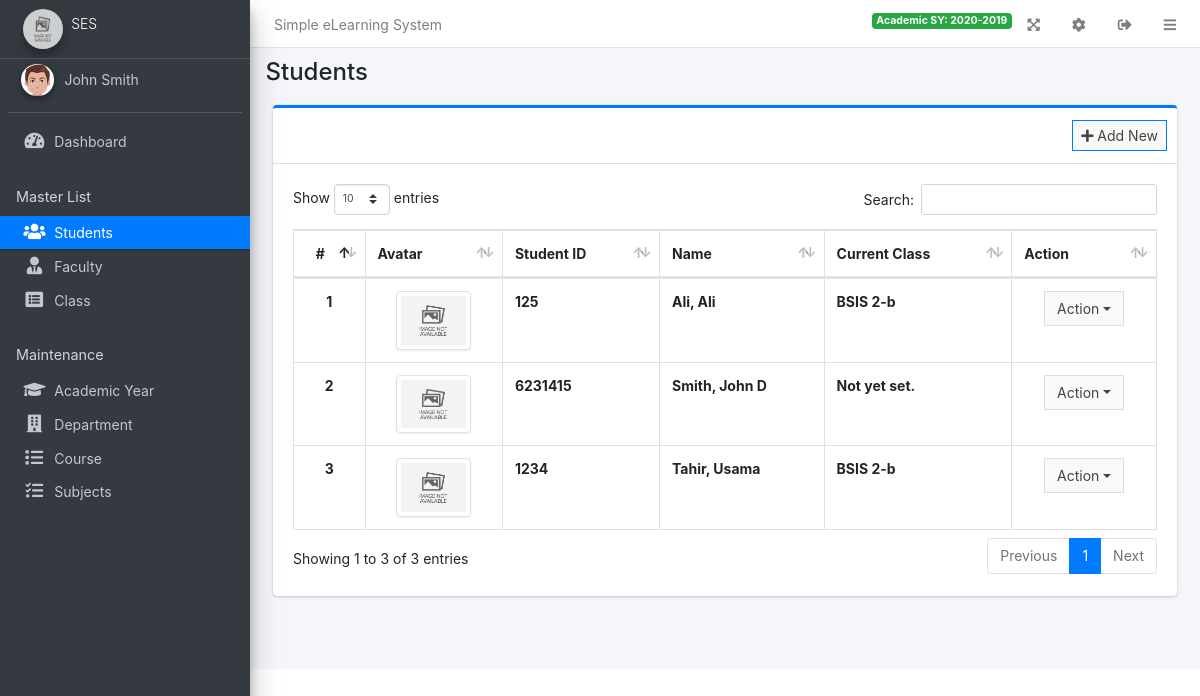
Page /admin/?page=students (signed in) on the committed database.
### tables this page shows
CREATE TABLE `students` (
  `id` int(30) NOT NULL,
  `student_id` varchar(50) NOT NULL,
  `firstname` varchar(150) NOT NULL,
  `middlename` varchar(150) NOT NULL,
  `lastname` varchar(150) NOT NULL,
  `email` varchar(250) NOT NULL,
  `contact` varchar(150) NOT NULL,
  `gender` varchar(20) NOT NULL,
  `address` text DEFAULT NULL,
  `password` text DEFAULT NULL,
  `dob` int(11) NOT NULL,
  `avatar` text DEFAULT NULL
);

### config.php (called while the page is built, shortened)
<?php
require_once('classes/DBConnection.php');
require_once('classes/SystemSettings.php');
function validate_image($file){
	if(!empty($file)){
		if(is_file(base_app.$file)){
			return base_url.$file;
		}else{
			return base_url.'dist/img/no-image-available.png';
		}
	}else{
		return base_url.'dist/img/no-image-available.png';
	}
}
function isMobileDevice(){
    $aMobileUA = array(
        '/iphone/i' => 'iPhone',
        '/ipod/i' => 'iPod',
        '/ipad/i' => 'iPad',
        '/android/i' => 'Android',
        '/blackberry/i' => 'BlackBerry',
        '/webos/i' => 'Mobile'
    );
    return false;
}
?>

### classes/DBConnection.php (called while the page is built, shortened)
<?php
class DBConnection{
    private $host = DB_SERVER;
    private $username = DB_USERNAME;
    private $password = DB_PASSWORD;
    private $database = DB_NAME;
    public $conn;
    public function __construct(){
        if (!isset($this->conn)) {
            $this->conn = new mysqli($this->host, $this->username, $this->password, $this->database);
        }
    }
}
?>

### classes/SystemSettings.php (called while the page is built, shortened)
<?php
class SystemSettings extends DBConnection{
	function userdata($field = ''){
		if(!empty($field)){
			if(isset($_SESSION['userdata'][$field]))
				return $_SESSION['userdata'][$field];
			else
				return null;
		}else{
			return false;
		}
	}
	function info($field=''){
		if(!empty($field)){
			if(isset($_SESSION['system_info'][$field]))
				return $_SESSION['system_info'][$field];
			else
				return false;
		}else{
			return false;
		}
	}
}
$_settings = new SystemSettings();
?>

### admin/students/index.php (the view, shortened to what this page needs)
<div class="col-lg-12">
	<div class="card card-outline card-primary">
		<div class="card-header">
			<div class="card-tools">
				<a class="btn btn-block btn-sm btn-default btn-flat border-primary new_student" href="javascript:void(0)"><i class="fa fa-plus"></i> Add New</a>
			</div>
		</div>
		<div class="card-body">
			<table class="table tabe-hover table-bordered" id="list">
				<thead>
					<tr>
						<th class="text-center">#</th>
						<th>Avatar</th>
						<th>Student ID</th>
						<th>Name</th>
						<th>Current Class</th>
						<th>Action</th>
					</tr>
				</thead>
				<tbody>
					<?php
					$i = 1;
					$qry = $conn->query("SELECT *,CONCAT(firstname,' ', middlename,' ',lastname) as name FROM students order by CONCAT(firstname,' ', middlename,' ',lastname) asc ");
					while($row= $qry->fetch_assoc()):
						$class = $conn->query("SELECT sc.*, d.department, CONCAT(co.course, ' ', c.level, '-',c.section) as class FROM student_class sc inner join class c on c.id = sc.class_id inner join department d on d.id = c.department_id inner join course co on co.id = c.course_id  where sc.academic_year_id = '".$_settings->userdata('academic_id')."' and student_id = '{$row['student_id']}' ");
						$class = $class->num_rows > 0 ? $class->fetch_array()['class'] : "Not yet set."
					?>
					<tr>
						<th class="text-center"><?php echo $i++ ?></th>
						<td><center><img src="<?php echo validate_image($row['avatar']) ?>" alt="" class="img-thumbnail border-rounded" width="75px" height="75px" style="object-fit: cover;"></center></td>
						<td><b><?php echo $row['student_id'] ?></b></td>
						<td><b><?php echo ucwords($row['lastname'].", ".$row['firstname'].' '.$row['middlename']) ?></b></td>
						<td><b><?php echo $class ?></b></td>
						<td class="text-center">
    						<div class="btn-group">
		                    <button type="button" class="btn btn-default btn-block btn-flat dropdown-toggle dropdown-hover dropdown-icon" data-toggle="dropdown" aria-expanded="false">
		                    	Action
		                    </button>
		                </div>
						</td>
					</tr>
				<?php endwhile; ?>
				</tbody>
			</table>
		</div>
	</div>
</div>

### admin/index.php (shortened to what this page needs)
<?php require_once('../config.php'); ?>
 <!DOCTYPE html>
<html lang="en" class="" style="height: auto;">
<?php require_once('inc/header.php') ?>
  <body class="layout-fixed layout-footer-fixed text-sm sidebar-mini control-sidebar-slide-open layout-navbar-fixed " data-new-gr-c-s-check-loaded="14.991.0" data-gr-ext-installed="" style="height: auto;">
    <div class="wrapper">
     <?php require_once('inc/topBarNav.php') ?>
     <?php require_once('inc/navigation.php') ?>
     <?php $page = isset($_GET['page']) ? $_GET['page'] : 'home';  ?>
      <div class="content-wrapper" style="min-height: 567.854px;">
        <div class="content-header">
          <div class="container-fluid">
            <div class="row mb-2">
              <div class="col-sm-6">
                <h1 class="m-0"><?php echo ucwords(str_replace("_", " ",$page)) ?></h1>
              </div>
            </div>
          </div>
        </div>
        <section class="content">
          <div class="container-fluid">
            <?php
              if(!file_exists($page.".php") && !is_dir($page)){
                  include '404.html';
              }else{
                if(is_dir($page))
                  include $page.'/index.php';
                else
                  include $page.'.php';
              }
            ?>
          </div>
        </section>
      </div>
      <?php require_once('inc/footer.php') ?>
  </body>
</html>

### admin/inc/header.php (shortened to what this page needs)
<head>
    <link rel="stylesheet" href="<?php echo base_url ?>plugins/fontawesome-free/css/all.min.css">
    <link rel="stylesheet" href="<?php echo base_url ?>plugins/tempusdominus-bootstrap-4/css/tempusdominus-bootstrap-4.min.css">
  <link rel="stylesheet" href="<?php echo base_url ?>plugins/datatables-bs4/css/dataTables.bootstrap4.min.css">
  <link rel="stylesheet" href="<?php echo base_url ?>plugins/datatables-responsive/css/responsive.bootstrap4.min.css">
  <link rel="stylesheet" href="<?php echo base_url ?>plugins/datatables-buttons/css/buttons.bootstrap4.min.css">
  <link rel="stylesheet" href="<?php echo base_url ?>plugins/select2/css/select2.min.css">
  <link rel="stylesheet" href="<?php echo base_url ?>plugins/select2-bootstrap4-theme/select2-bootstrap4.min.css">
    <link rel="stylesheet" href="<?php echo base_url ?>plugins/icheck-bootstrap/icheck-bootstrap.min.css">
    <link rel="stylesheet" href="<?php echo base_url ?>plugins/jqvmap/jqvmap.min.css">
    <link rel="stylesheet" href="<?php echo base_url ?>dist/css/adminlte.css">
    <link rel="stylesheet" href="<?php echo base_url ?>dist/css/custom.css">
    <link rel="stylesheet" href="<?php echo base_url ?>plugins/overlayScrollbars/css/OverlayScrollbars.min.css">
    <link rel="stylesheet" href="<?php echo base_url ?>plugins/daterangepicker/daterangepicker.css">
    <link rel="stylesheet" href="<?php echo base_url ?>plugins/summernote/summernote-bs4.min.css">
  <link rel="stylesheet" href="<?php echo base_url ?>plugins/sweetalert2-theme-bootstrap-4/bootstrap-4.min.css">
  </head>

### admin/inc/topBarNav.php
<nav class="main-header navbar navbar-expand navbar-white navbar-light text-sm">
  <ul class="navbar-nav">
    <li class="nav-item d-none d-sm-inline-block">
      <a href="<?php echo base_url ?>" class="nav-link"><?php echo (!isMobileDevice()) ? $_settings->info('name'):$_settings->info('short_name'); ?></a>
    </li>
  </ul>
  <ul class="navbar-nav ml-auto">
    <li class="nav-item">
      <span class="badge badge-success mt-1">Academic SY: <?php echo $_settings->userdata('academic_sy') ?></span>
    </li>
    <li class="nav-item">
      <a class="nav-link" data-widget="fullscreen" href="#" role="button">
      <i class="fas fa-expand-arrows-alt"></i>
      </a>
    </li>
    <li class="nav-item">
      <a class="nav-link"href="<?php echo base_url.'admin/?page=system_info' ?>" role="button">
      <i class="fas fa-cog"></i>
      </a>
    </li>
    <li class="nav-item">
      <a class="nav-link"  href="javascript:void(0)" onclick="location.replace('<?php echo base_url.'/classes/Login.php?f=logout' ?>')" role="button">
      <i class="fas fa-sign-out-alt"></i>
      </a>
    </li>
    <li class="nav-item">
      <a class="nav-link" data-widget="pushmenu" href="#" role="button"><i class="fas fa-bars"></i></a>
    </li>
  </ul>
</nav>

### admin/inc/navigation.php (shortened to what this page needs)
<aside class="main-sidebar sidebar-dark-primary elevation-4">
  <a href="<?php echo base_url ?>admin" class="brand-link text-sm">
  <img src="<?php echo validate_image($_settings->info('logo'))?>" alt="Store Logo" class="brand-image img-circle elevation-3" style="opacity: .8;width: 2.5rem;height: 2.5rem;max-height: unset">
  <span class="brand-text font-weight-light"><?php echo $_settings->info('short_name') ?></span>
  </a>
  <div class="sidebar os-host os-theme-light os-host-overflow os-host-overflow-y os-host-resize-disabled os-host-transition os-host-scrollbar-horizontal-hidden">
    <div class="os-content-glue" style="margin: 0px -8px; width: 249px; height: 646px;"></div>
    <div class="os-padding">
      <div class="os-viewport os-viewport-native-scrollbars-invisible" style="overflow-y: scroll;">
        <div class="os-content" style="padding: 0px 8px; height: 100%; width: 100%;">
          <div class="user-panel mt-3 pb-3 mb-3 d-flex">
            <div class="image">
              <img src="<?php echo validate_image($_settings->userdata('avatar')) ?>" class="img-circle elevation-2" alt="User Image" style="height: 2rem;object-fit: cover">
            </div>
            <div class="info">
              <a href="<?php echo base_url ?>admin/?page=user" class="d-block"><?php echo ucwords($_settings->userdata('firstname').' '.$_settings->userdata('lastname')) ?></a>
            </div>
          </div>
          <nav class="mt-2">
             <ul class="nav nav-pills nav-sidebar flex-column nav-flat" data-widget="treeview" role="menu" data-accordion="false">
              <li class="nav-item dropdown">
                <a href="./" class="nav-link nav-home">
                  <i class="nav-icon fas fa-tachometer-alt"></i>
                  <p>
                    Dashboard
                  </p>
                </a>
              </li>
              <li class="nav-header">Master List</li>
              <li class="nav-item dropdown">
                <a href="<?php echo base_url ?>admin/?page=students" class="nav-link nav-students">
                  <i class="nav-icon fas fa-users"></i>
                  <p>
                    Students
                  </p>
                </a>
              </li>
              <li class="nav-item dropdown">
                <a href="<?php echo base_url ?>admin/?page=faculty" class="nav-link nav-faculty">
                  <i class="nav-icon fas fa-user-tie"></i>
                  <p>
                    Faculty
                  </p>
                </a>
              </li>
              <li class="nav-item dropdown">
                <a href="<?php echo base_url ?>admin/?page=class" class="nav-link nav-class">
                  <i class="nav-icon fas fa-list-alt"></i>
                  <p>
                    Class
                  </p>
                </a>
              </li>
              <li class="nav-header">Maintenance</li>
              <li class="nav-item dropdown">
                <a href="<?php echo base_url ?>admin/?page=academic" class="nav-link nav-academic">
                  <i class="nav-icon fas fa-graduation-cap"></i>
                  <p>
                    Academic Year
                  </p>
                </a>
              </li>
              <li class="nav-item dropdown">
                <a href="<?php echo base_url ?>admin/?page=department" class="nav-link nav-department">
                  <i class="nav-icon fas fa-building"></i>
                  <p>
                    Department
                  </p>
                </a>
              </li>
              <li class="nav-item dropdown">
                <a href="<?php echo base_url ?>admin/?page=course" class="nav-link nav-course">
                  <i class="nav-icon fas fa-list"></i>
                  <p>
                    Course
                  </p>
                </a>
              </li>
              <li class="nav-item dropdown">
                <a href="<?php echo base_url ?>admin/?page=subject" class="nav-link nav-subject">
                  <i class="nav-icon fas fa-tasks"></i>
                  <p>
                    Subjects
                  </p>
                </a>
              </li>
            </ul>
          </nav>
        </div>
      </div>
    </div>
  </div>
</aside>

### admin/inc/footer.php (shortened to what this page needs)
</div>

### rows in the picture
students: student "125", lastname+firstname+middlename "Ali, Ali", class "BSIS 2-b"
students: student "6231415", lastname+firstname+middlename "Smith, John D", class "Not yet set."
students: student "1234", lastname+firstname+middlename "Tahir, Usama", class "BSIS 2-b"

### other values in the picture
$_settings->info('name') "Simple eLearning System"
$_settings->userdata('academic_sy') "2020-2019"
$_settings->info('short_name') "SES"
$_settings->userdata('firstname').' '.$_settings->userdata('lastname') "John Smith"
str_replace("_", " ",$page) "Students"
